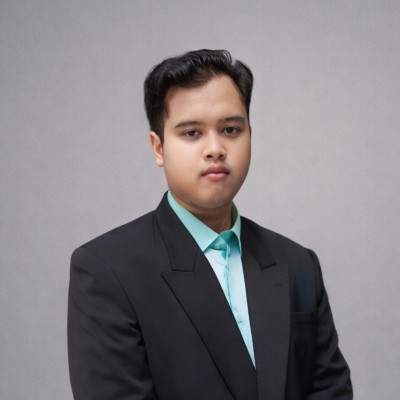
#> input picture assets/portrait.png, 400 x 400 px
$ python generate_profile.py
#> lines starting #> are read from the running program, lines starting #| are printed output that depends on the picture
#!/usr/bin/env python3
"""Generate GitHub-safe SVG ASCII portrait cards from assets/portrait.png."""
from pathlib import Path
from PIL import Image, ImageOps, ImageEnhance, ImageFilter
from xml.sax.saxutils import escape

ROOT = Path(__file__).resolve().parents[1]
SOURCE = ROOT / 'assets' / 'portrait.png'
OUT = ROOT / 'assets'
CHARS = '@%#*+=-:. '
COLS, ROWS = 43, 39


def ascii_portrait():
    im = Image.open(SOURCE).convert('RGB')
#> im is the input picture: PIL image 400x400 RGB; mean R, G, B 131.9, 128.1, 131.8
    # Crop to upper portrait: hair, face, collar; reduce empty background.
    w, h = im.size
#> w = 400; h = 400
    im = im.crop((int(w*.17), int(h*.10), int(w*.85), int(h*.82)))
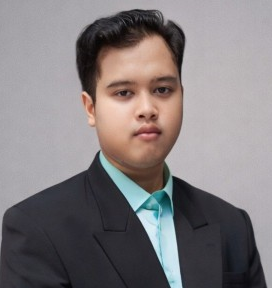
#> im: PIL image 272x288 RGB; mean R, G, B 130.1, 124.1, 125.8
    im = ImageOps.fit(im, (COLS, ROWS), method=Image.Resampling.LANCZOS)
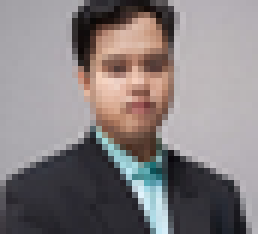
#> im: PIL image 43x39 RGB (shown 6 times larger); mean R, G, B 134.1, 127.3, 128.3
    im = ImageOps.grayscale(im)
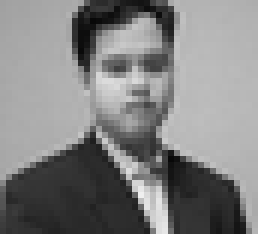
#> im: PIL image 43x39 L (shown 6 times larger); min 8, max 239, mean 129.4
    im = ImageEnhance.Contrast(im).enhance(1.65)
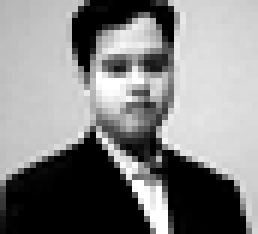
#> im: PIL image 43x39 L (shown 6 times larger); min 0, max 255, mean 133
    im = im.filter(ImageFilter.UnsharpMask(radius=1.0, percent=130))
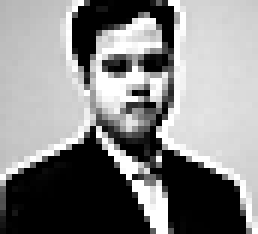
#> im: PIL image 43x39 L (shown 6 times larger); min 0, max 255, mean 135.2
    pixels = list(im.getdata())
#> pixels = 1677 values, max 255 at index 13, min 0 at index 15, mean 135.2
    lines = []
    for y in range(ROWS):
        line = ''.join(CHARS[min(len(CHARS)-1, p*(len(CHARS)-1)//256)] for p in pixels[y*COLS:(y+1)*COLS])
        lines.append(line.rstrip())
#> after the loop, lines = 39 items
    return lines


def render(dark, lines):
    bg = '#0d1117' if dark else '#f6f8fa'
    panel = '#161b22' if dark else '#ffffff'
    border = '#30363d' if dark else '#d0d7de'
    primary = '#e6edf3' if dark else '#1f2328'
    muted = '#8b949e' if dark else '#59636e'
    accent = '#5DCAA5' if dark else '#096b50'
    art = '#80d6b7' if dark else '#176e56'
    svg = [f'''<svg xmlns="http://www.w3.org/2000/svg" width="1000" height="600" viewBox="0 0 1000 600" role="img" aria-label="ASCII portrait of Farhan and developer profile">
<rect width="1000" height="600" rx="18" fill="{bg}"/>
<rect x="14" y="14" width="972" height="572" rx="14" fill="{panel}" stroke="{border}"/>
<circle cx="43" cy="42" r="7" fill="#ff5f57"/><circle cx="66" cy="42" r="7" fill="#febc2e"/><circle cx="89" cy="42" r="7" fill="#28c840"/>
<text x="125" y="47" fill="{muted}" font-family="monospace" font-size="15">farhan@github: ~/profile</text>
<line x1="28" y1="65" x2="972" y2="65" stroke="{border}"/>
<text x="42" y="96" fill="{accent}" font-family="monospace" font-size="16">$ ./introduce --ascii</text>
<line x1="525" y1="115" x2="525" y2="532" stroke="{border}"/>
''']
    # Use individual lines rather than SVG foreignObject for GitHub compatibility.
    for i, line in enumerate(lines):
        svg.append(f'<text x="42" y="{128+i*10.4:.1f}" fill="{art}" font-family="monospace" font-size="11.2" xml:space="preserve">{escape(line)}</text>')
    content = [
        (140,'MUHAMMAD FARHAN',24,primary,'bold'),
        (170,'FATHURROHMAN',24,primary,'bold'),
        (207,'Software Engineer  /  Android Engineer',15,accent,'normal'),
        (257,'LOCATION',13,muted,'bold'),
        (281,'Jakarta, Indonesia',17,primary,'normal'),
        (324,'SPECIALIZATION',13,muted,'bold'),
        (348,'Kotlin  /  Jetpack Compose  /  Android',15,primary,'normal'),
        (391,'ALSO BUILDING',13,muted,'bold'),
        (415,'Backend  /  Developer Tools  /  AI',15,primary,'normal'),
        (457,'BACKGROUND',13,muted,'bold'),
        (481,'B.Sc. Informatics  /  Bangkit 2024',15,primary,'normal'),
    ]
    for y, txt, size, color, weight in content:
        svg.append(f'<text x="554" y="{y}" fill="{color}" font-family="monospace" font-size="{size}" font-weight="{weight}">{escape(txt)}</text>')
    svg.append(f'<line x1="28" y1="545" x2="972" y2="545" stroke="{border}"/>')
    svg.append(f'<text x="42" y="568" fill="{muted}" font-family="monospace" font-size="14">KOTLIN  •  COMPOSE  •  FIREBASE  •  GO  •  TYPESCRIPT  •  DOCKER</text>')
    svg.append('</svg>')
    return '\n'.join(svg)+'\n'

if __name__ == '__main__':
    lines = ascii_portrait()
#> lines = 39 items
    for filename, dark in [('dark_mode.svg', True), ('light_mode.svg', False)]:
        (OUT / filename).write_text(render(dark, lines), encoding='utf-8')
        print('Generated', OUT / filename)
